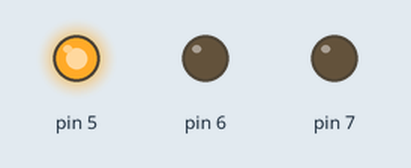
Recording of a sketch running on a simulated Arduino Uno, built with avr-gcc and run on an emulated ATmega328P. On the bench: output pins drawn as LEDs (lit = HIGH).

Above: at 0.5 s.
At 2.5 s:
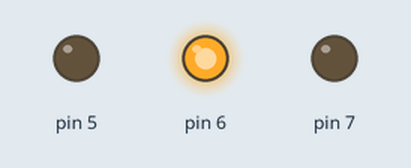
At 4.5 s:
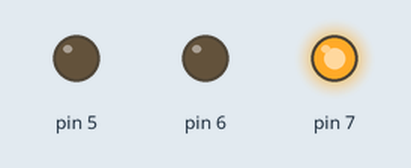
At 5.5 s:
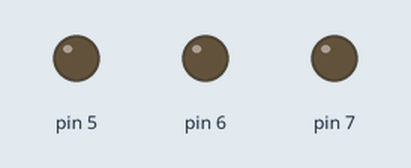
Timing chart, 0 to 7.8 s (numbered marks = the images above):
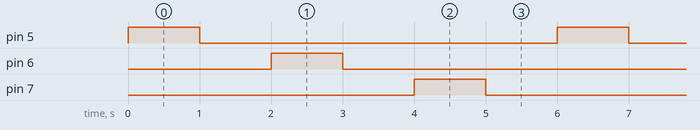

Measured:
- by itself, pin 5–7: alternates HIGH for 1.0 s and LOW for 5.0 s
- by itself, everything shown: repeats every 6.0 s, in 6 steps

The sketch:

1_parte_automatizacaoLeds.ino
```cpp
// Arduino IDE - LED's como atuadores
//Projeto Sensor de Aproximação para acender LED.
//01 Parte - Loop aleatório dos LEDs, liga e desliga automaticamente.
// Protótipo Desenvolvido por: Jackson Douglas de Souza
//Me ADD LinkedIn - https://www.linkedin.com/in/jacksondouglasdesouza
//Me ADD GitHub - https://github.com/jacksondouglasdesouza


void setup()
{
pinMode(1, INPUT);
pinMode(2, INPUT);
pinMode(3, INPUT);

pinMode(5, OUTPUT);
pinMode(6, OUTPUT);
pinMode(7, OUTPUT);

}


void loop()
{
  digitalWrite(5, HIGH);
  delay(1000); // Acende por 1000 millisegundos
  digitalWrite(5, LOW);
  delay(1000); // Acende por 1000 millisegundos

  digitalWrite(6, HIGH);
  delay(1000); // Acende por 1000 millisegundos
  digitalWrite(6, LOW);
  delay(1000); // Acende por 1000 millisegundos

  digitalWrite(7, HIGH);
  delay(1000); // Acende por 1000 millisegundos
  digitalWrite(7, LOW);
  delay(1000); // Acende por 1000 millisegundos

}
```
